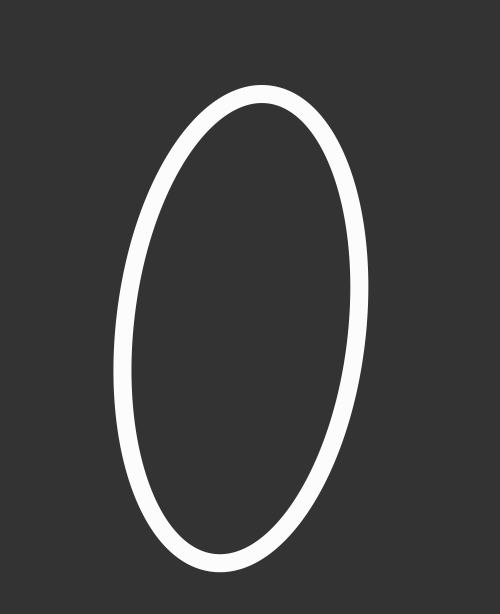
#> input picture test_0.png, 1000 x 1227 px (shown at 1/2 size); its folder holds only this picture in this run
$ jupyter execute --allow-errors project.ipynb
#> lines starting #> are read from the running program, lines starting #| are printed output that depends on the picture
[cell 1]
from PIL import Image
import numpy as np
import tensorflow as tf
from keras import layers, models
from keras.datasets import mnist
import time
time.sleep(1)

# MNIST 데이터 로드
#> (the rest of this cell did not finish here and is left out)

[cell 2]
from PIL import Image
import os
import numpy as np
import tensorflow as tf
from keras import layers, models

# 데이터셋 폴더 경로
dataset_path = "plus"

# 데이터셋 로드 및 전처리
def load_and_preprocess_dataset(dataset_path):
    images = []
    labels = []

    for filename in os.listdir(dataset_path):
        if filename.endswith(".png"):  # 이미지 파일 확장자에 맞게 변경
            img_path = os.path.join(dataset_path, filename)
            image = Image.open(img_path).convert("L")  # 이미지를 흑백으로 변환
            image = image.resize((28, 28))  # 이미지 크기 조정
            image_array = np.array(image).reshape((28, 28, 1)).astype("float32") / 255.0
            label = int(filename.split("_")[0])  # 파일명에서 숫자 추출

            images.append(image_array)
            labels.append(label)

    num_classes_custom = np.max(labels) + 1
    return np.array(images), tf.keras.utils.to_categorical(labels, num_classes=num_classes_custom), num_classes_custom

# 사용자 정의 데이터셋에서의 레이블을 고려하여 num_classes_custom 설정
#> (the rest of this cell did not finish here and is left out)

[cell 3]
from PIL import Image
import os
import numpy as np
import tensorflow as tf
from keras import layers, models
# 마이너스
# 데이터셋 폴더 경로
dataset_path = "minus"

# 데이터셋 로드 및 전처리
def load_and_preprocess_dataset(dataset_path):
    images = []
    labels = []

    for filename in os.listdir(dataset_path):
        if filename.endswith(".png"):  # 이미지 파일 확장자에 맞게 변경
            img_path = os.path.join(dataset_path, filename)
            image = Image.open(img_path).convert("L")  # 이미지를 흑백으로 변환
            image = image.resize((28, 28))  # 이미지 크기 조정
            image_array = np.array(image).reshape((28, 28, 1)).astype("float32") / 255.0
            label = int(filename.split("_")[0])  # 파일명에서 숫자 추출

            images.append(image_array)
            labels.append(label)

    num_classes_custom = np.max(labels) + 1
    return np.array(images), tf.keras.utils.to_categorical(labels, num_classes=num_classes_custom), num_classes_custom

# 사용자 정의 데이터셋에서의 레이블을 고려하여 num_classes_custom 설정
#> (the rest of this cell did not finish here and is left out)

[cell 4]
from PIL import Image
import os
import numpy as np
import tensorflow as tf
from keras import layers, models
# 나눗셈
# 데이터셋 폴더 경로
dataset_path = "divide"

# 데이터셋 로드 및 전처리
def load_and_preprocess_dataset(dataset_path):
    images = []
    labels = []

    for filename in os.listdir(dataset_path):
        if filename.endswith(".png"):  # 이미지 파일 확장자에 맞게 변경
            img_path = os.path.join(dataset_path, filename)
            image = Image.open(img_path).convert("L")  # 이미지를 흑백으로 변환
            image = image.resize((28, 28))  # 이미지 크기 조정
            image_array = np.array(image).reshape((28, 28, 1)).astype("float32") / 255.0
            label = int(filename.split("_")[0])  # 파일명에서 숫자 추출

            images.append(image_array)
            labels.append(label)

    num_classes_custom = np.max(labels) + 1
    return np.array(images), tf.keras.utils.to_categorical(labels, num_classes=num_classes_custom), num_classes_custom

# 사용자 정의 데이터셋에서의 레이블을 고려하여 num_classes_custom 설정
#> (the rest of this cell did not finish here and is left out)

[cell 5]
from PIL import Image
import os
import numpy as np
import tensorflow as tf
from keras import layers, models

# 각 연산별 데이터셋 폴더 경로
plus_dataset_path = "plus"
minus_dataset_path = "minus"
divide_dataset_path = "divide"
hat_dataset_path="hat"
multiply_dataset_path="multiply"
# 데이터셋 로드 및 전처리 함수
def load_and_preprocess_dataset(dataset_path):
#> further down, user_image is the input picture: PIL image 1000x1227 L; min 44, max 255, mean 64.4
#> `user_image = user_image.resize((28, 28))`:
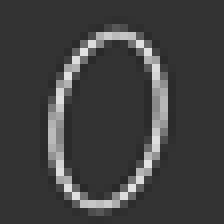
#> user_image: PIL image 28x28 L (shown 8 times larger); min 40, max 227, mean 64.4
    images = []
    labels = []

    for filename in os.listdir(dataset_path):
        if filename.endswith(".png"):
            img_path = os.path.join(dataset_path, filename)
            image = Image.open(img_path).convert("L")
            image = image.resize((28, 28))
            image_array = np.array(image).reshape((28, 28, 1)).astype("float32") / 255.0
            label = int(filename.split("_")[0])  # 파일명에서 숫자 추출

            images.append(image_array)
            labels.append(label)

    num_classes = np.max(labels) + 1
    return np.array(images), tf.keras.utils.to_categorical(labels, num_classes=num_classes), num_classes

# 각 연산에 대한 데이터셋 로드 및 전처리
#> (the rest of this cell did not finish here and is left out)

[cell 6]
import matplotlib.pyplot as plt

cnt = 0
#> (the rest of this cell did not finish here and is left out)
